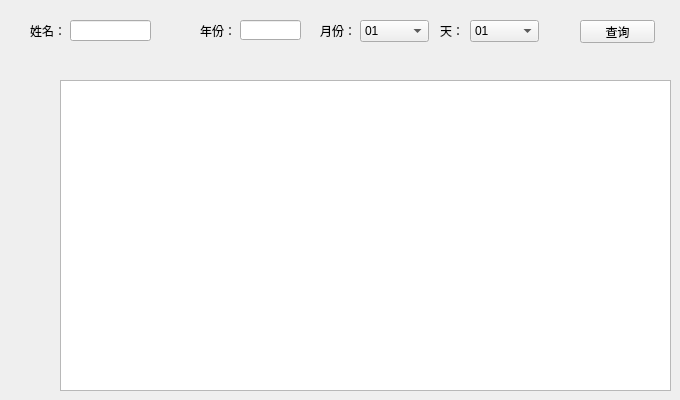
            <widget class="QWidget" name="pb_view_someday_view">
             <widget class="QLabel" name="label_2">
              <property name="geometry">
               <rect>
                <x>30</x>
                <y>20</y>
                <width>41</width>
                <height>21</height>
               </rect>
              </property>
              <property name="text">
               <string>姓名：</string>
              </property>
             </widget>
             <widget class="QLineEdit" name="le_search_name_2">
              <property name="geometry">
               <rect>
                <x>70</x>
                <y>20</y>
                <width>81</width>
                <height>21</height>
               </rect>
              </property>
             </widget>
             <widget class="QLabel" name="label_3">
              <property name="geometry">
               <rect>
                <x>200</x>
                <y>20</y>
                <width>41</width>
                <height>21</height>
               </rect>
              </property>
              <property name="text">
               <string>年份：</string>
              </property>
             </widget>
             <widget class="QLineEdit" name="le_search_year">
              <property name="geometry">
               <rect>
                <x>240</x>
                <y>20</y>
                <width>61</width>
                <height>20</height>
               </rect>
              </property>
             </widget>
             <widget class="QLabel" name="label_4">
              <property name="geometry">
               <rect>
                <x>320</x>
                <y>20</y>
                <width>41</width>
                <height>21</height>
               </rect>
              </property>
              <property name="text">
               <string>月份：</string>
              </property>
             </widget>
             <widget class="QLabel" name="label_5">
              <property name="geometry">
               <rect>
                <x>440</x>
                <y>20</y>
                <width>31</width>
                <height>21</height>
               </rect>
              </property>
              <property name="text">
               <string>天：</string>
              </property>
             </widget>
             <widget class="QPushButton" name="pushButton_4">
              <property name="geometry">
               <rect>
                <x>580</x>
                <y>20</y>
                <width>75</width>
                <height>23</height>
               </rect>
              </property>
              <property name="text">
               <string>查询</string>
              </property>
             </widget>
             <widget class="QTextEdit" name="textEdit">
              <property name="geometry">
               <rect>
                <x>60</x>
                <y>80</y>
                <width>611</width>
                <height>311</height>
               </rect>
              </property>
             </widget>
             <widget class="QComboBox" name="le_search_month">
              <property name="geometry">
               <rect>
                <x>360</x>
                <y>20</y>
                <width>69</width>
                <height>22</height>
               </rect>
              </property>
              <item>
               <property name="text">
                <string>01</string>
               </property>
              </item>
              <item>
               <property name="text">
                <string>02</string>
               </property>
              </item>
              <item>
               <property name="text">
                <string>03</string>
               </property>
              </item>
              <item>
               <property name="text">
                <string>04</string>
               </property>
              </item>
              <item>
               <property name="text">
                <string>05</string>
               </property>
              </item>
              <item>
               <property name="text">
                <string>06</string>
               </property>
              </item>
              <item>
               <property name="text">
                <string>07</string>
               </property>
              </item>
              <item>
               <property name="text">
                <string>08</string>
               </property>
              </item>
              <item>
               <property name="text">
                <string>09</string>
               </property>
              </item>
              <item>
               <property name="text">
                <string>10</string>
               </property>
              </item>
              <item>
               <property name="text">
                <string>11</string>
               </property>
              </item>
              <item>
               <property name="text">
                <string>12</string>
               </property>
              </item>
             </widget>
             <widget class="QComboBox" name="le_search_day">
              <property name="geometry">
               <rect>
                <x>470</x>
                <y>20</y>
                <width>69</width>
                <height>22</height>
               </rect>
              </property>
              <item>
               <property name="text">
                <string>01</string>
               </property>
              </item>
              <item>
               <property name="text">
                <string>02</string>
               </property>
              </item>
              <item>
               <property name="text">
                <string>03</string>
               </property>
              </item>
              <item>
               <property name="text">
                <string>04</string>
               </property>
              </item>
              <item>
               <property name="text">
                <string>05</string>
               </property>
              </item>
              <item>
               <property name="text">
                <string>06</string>
               </property>
              </item>
              <item>
               <property name="text">
                <string>07</string>
               </property>
              </item>
              <item>
               <property name="text">
                <string>08</string>
               </property>
              </item>
              <item>
               <property name="text">
                <string>09</string>
               </property>
              </item>
              <item>
               <property name="text">
                <string>10</string>
               </property>
              </item>
              <item>
               <property name="text">
                <string>11</string>
               </property>
              </item>
              <item>
               <property name="text">
                <string>12</string>
               </property>
              </item>
              <item>
               <property name="text">
                <string>13</string>
               </property>
              </item>
              <item>
               <property name="text">
                <string>14</string>
               </property>
              </item>
              <item>
               <property name="text">
                <string>15</string>
               </property>
              </item>
              <item>
               <property name="text">
                <string>16</string>
               </property>
              </item>
              <item>
               <property name="text">
                <string>17</string>
               </property>
              </item>
              <item>
               <property name="text">
                <string>18</string>
               </property>
              </item>
              <item>
               <property name="text">
                <string>19</string>
               </property>
              </item>
              <item>
               <property name="text">
                <string>20</string>
               </property>
              </item>
              <item>
               <property name="text">
                <string>21</string>
               </property>
              </item>
              <item>
               <property name="text">
                <string>22</string>
               </property>
              </item>
              <item>
               <property name="text">
                <string>23</string>
               </property>
              </item>
              <item>
               <property name="text">
                <string>24</string>
               </property>
              </item>
              <item>
               <property name="text">
                <string>25</string>
               </property>
              </item>
              <item>
               <property name="text">
                <string>26</string>
               </property>
              </item>
              <item>
               <property name="text">
                <string>27</string>
               </property>
              </item>
              <item>
               <property name="text">
                <string>28</string>
               </property>
              </item>
              <item>
               <property name="text">
                <string>29</string>
               </property>
              </item>
              <item>
               <property name="text">
                <string>30</string>
               </property>
              </item>
              <item>
               <property name="text">
                <string>31</string>
               </property>
              </item>
              <item>
               <property name="text">
                <string/>
               </property>
              </item>
             </widget>
            </widget>
